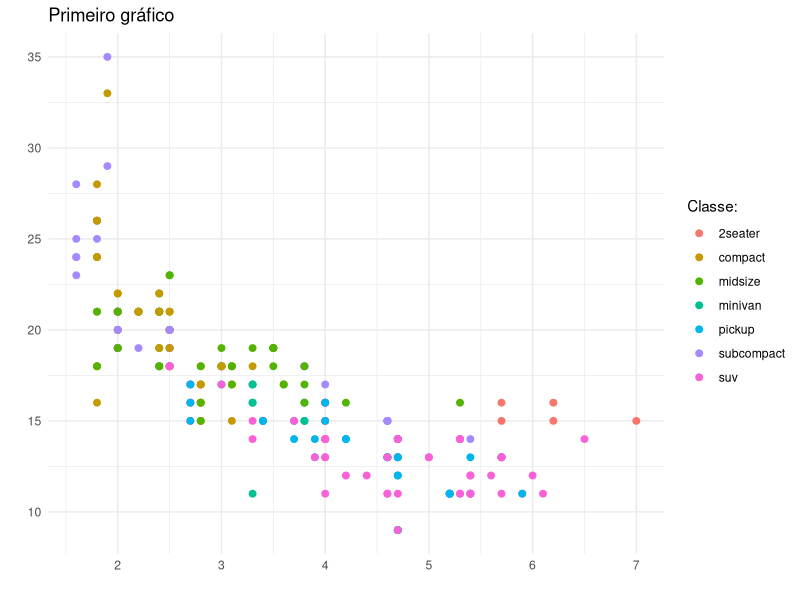

The R script that drew this image:
## ---- chunk 1
library(tidyverse)
library(kableExtra)

theme_set(theme_minimal())
## ---- chunk 2
mpg %>%
  head(5) %>%
  kable() 
## ---- chunk 3
mpg %>%
  ggplot(aes(displ, cty, color = class)) +
  geom_point(size = 2) +
  labs(title = "Primeiro gráfico", 
       x = "", y = "", color = "Classe:")
